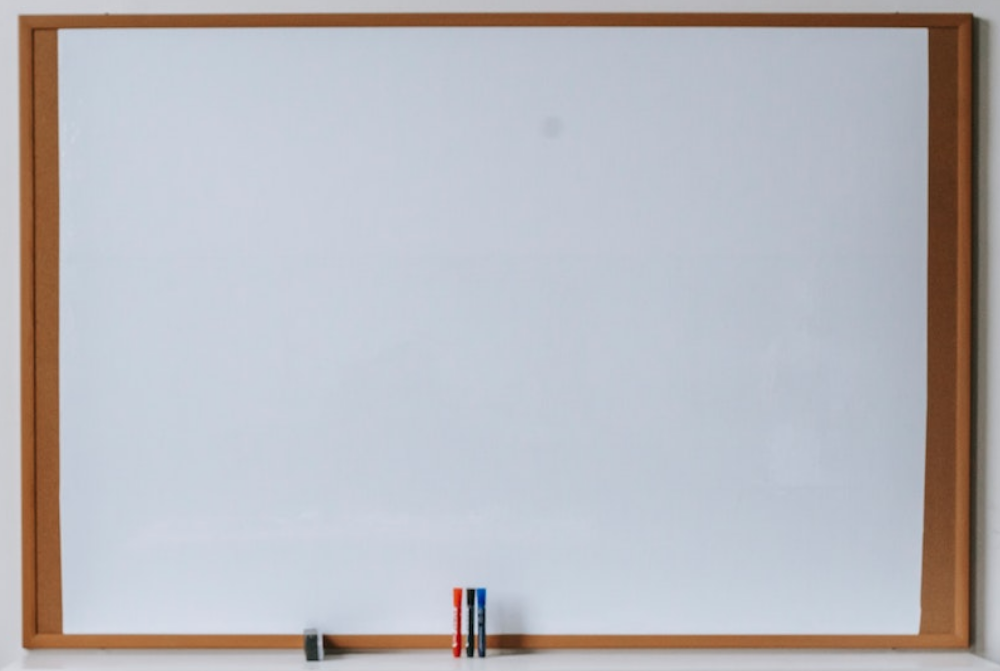
#> input picture 07_drawing/whiteboard.png, 1000 x 671 px
$ python main.py
#> lines starting #> are read from the running program, lines starting #| are printed output that depends on the picture
import cv2

img = cv2.imread('whiteboard.png')
#> img is the input picture: shape (671, 1000, 3); mean B, G, R 189.1, 184, 184.2
print(img.shape)
#| (671, 1000, 3)

# line
# start(x,y) end(x,y) color(bgr) thickness
img = cv2.line(img, (100,150), (500, 150), (0, 0, 255), 3)

# rectange
# topleft(x,y) bottomright(x,y) color thickness (-1 fill)
img = cv2.rectangle(img, (200, 220), (500, 440), (255,0,0), 5)
# img = cv2.rectangle(img, (200, 220), (500, 440), (255,0,0), -1)

# circle
# center, radius, color, thickness
img = cv2.circle(img, (700,400), 100, (0,255,0), 15)

# text
img = cv2.putText(img, "Hello", (300, 350), cv2.FONT_HERSHEY_COMPLEX, 1, (255, 100, 100), 3)
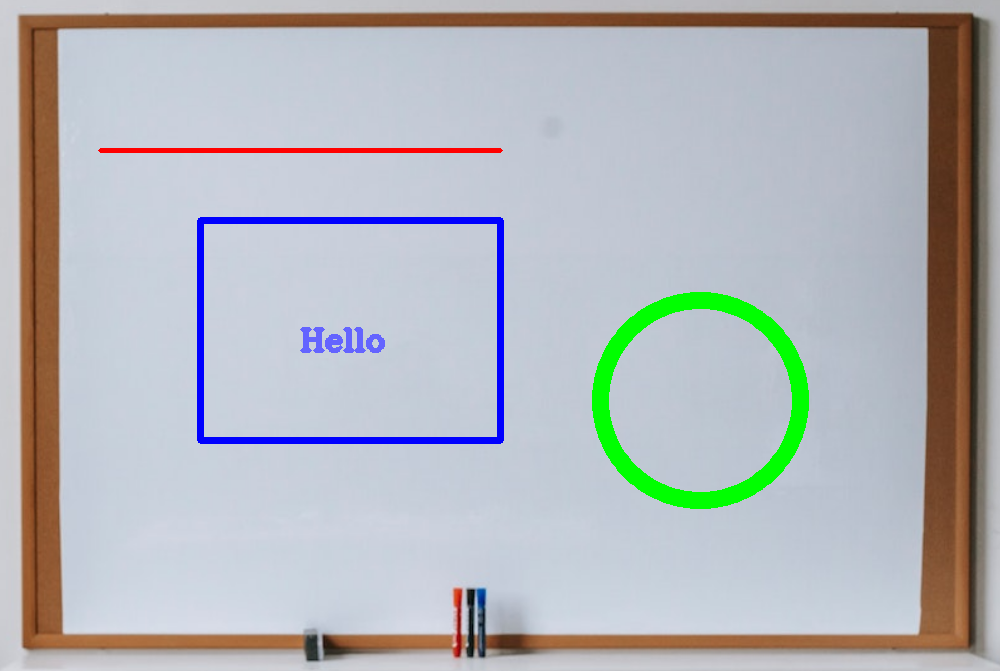
#> img: shape (671, 1000, 3); mean B, G, R 185.6, 181.8, 179

cv2.imshow('img', img)
cv2.waitKey(0)
